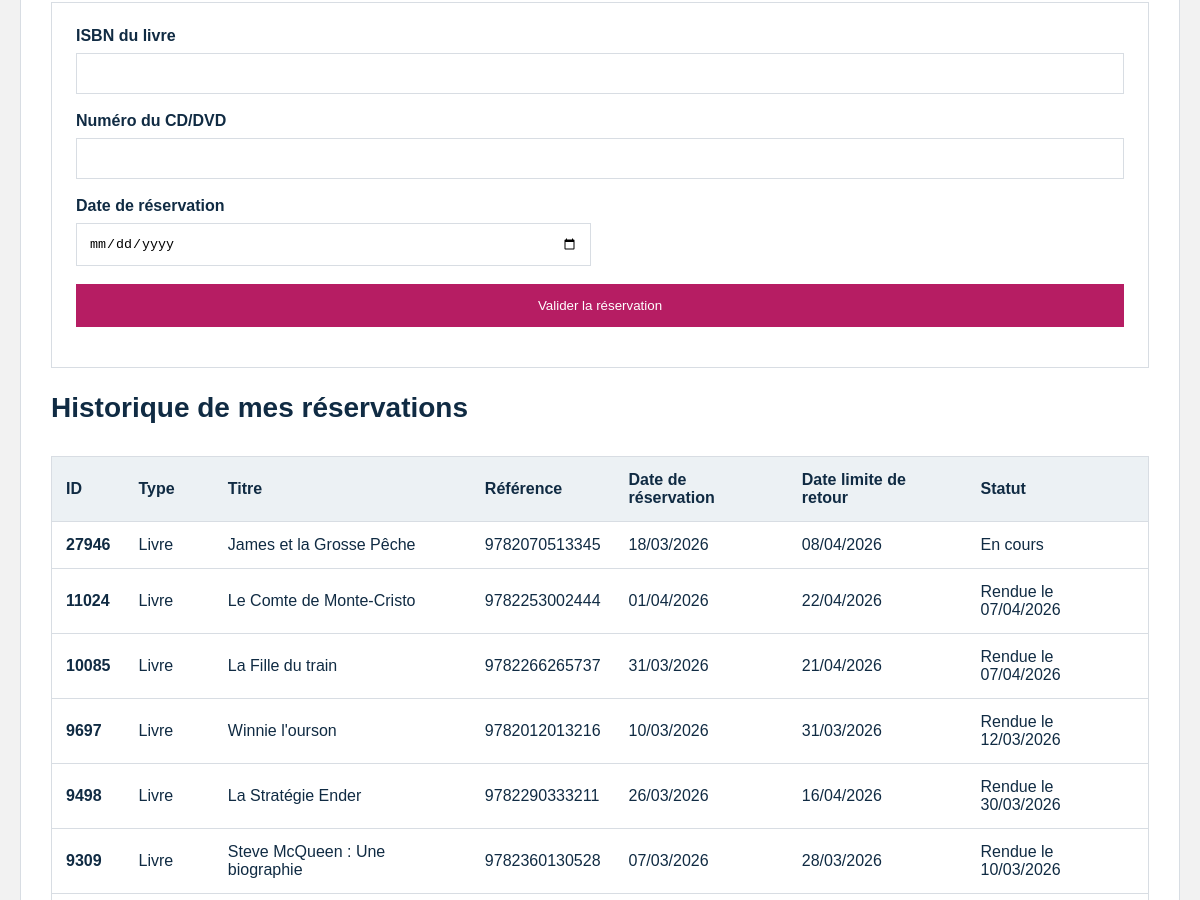
The page /reserver (signed in, middle part) on the database as committed earlier.
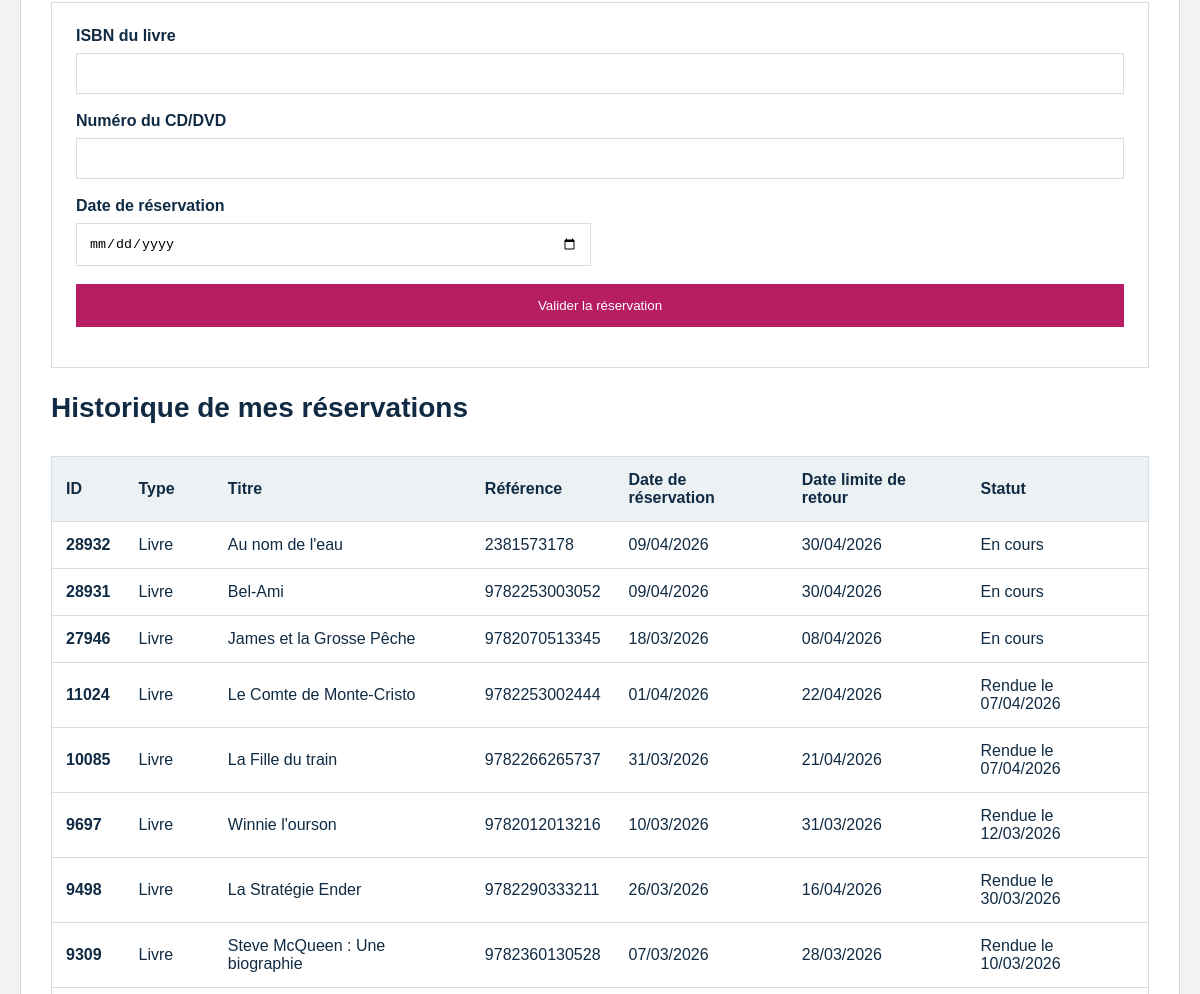
The same page on the database as committed later.
### tables this page shows
CREATE TABLE LIVRE (id_livre INTEGER PRIMARY KEY, nom_livre TEXT, auteur_livre TEXT, maison_edition_livre TEXT, annee_livre NUMERIC, id_categorie NUMERIC REFERENCES CATEGORIE (id_categorie), ISBN_livre NUMERIC, resume TEXT, image TEXT, disponibilité INTEGER, total_exemplaires INTEGER);

### main.py (the view, shortened to what this page needs)
@application.route("/reserver", methods=["GET", "POST"])
def reserver():
    redirection = verifier_connexion()
    if redirection:
        return redirection
    base = bdd()
    message = None
    erreur = None
    utilisateur_id = session["utilisateur"]["id"]
    nom_table_ligne = table_ligne_livre(base)
    def creer_resa():
        reservation_id = prochain_identifiant(base, "RESERVATION", "id_reservation")
        auj = date.today()
        base.execute(
            "INSERT INTO RESERVATION (id_reservation, date_reservation, date_de_retour, id_client, date_limite_retour, date_retour_effective) VALUES (?, ?, NULL, ?, ?, NULL)",
            (reservation_id, date_francaise(auj), utilisateur_id, date_francaise(auj + timedelta(days=21))),
        )
        return reservation_id
    historique = bdd().execute(
        """
        SELECT type_media, id_reservation, nom_media, reference_media, date_reservation, date_limite_retour, date_retour_effective
        FROM VUE_HISTORIQUE_RESERVATIONS
        WHERE id_client = ?
        ORDER BY id_reservation DESC
        """,
        (utilisateur_id,),
    ).fetchall()
    return render_template("reserver.html", message=message, erreur=erreur, historique=historique)

### fonctions.py (called while the page is built)
def bdd(base_path=BASE_DONNEES):
    if "bdd" not in g:
        g.bdd = sqlite3.connect(base_path)
        g.bdd.row_factory = sqlite3.Row
    return g.bdd

def fermer_bdd(_erreur=None):
    connexion = g.pop("bdd", None)
    if connexion:
        connexion.close()

def faire_slug(texte):
    return "-".join(str(texte).strip().lower().split()) # permet de convertir un m eSSage en message

def categories_menu(base_path=BASE_DONNEES):
    try:
        lignes = bdd(base_path).execute(
            "SELECT id_categorie, nom_categorie FROM CATEGORIE ORDER BY id_categorie"
        ).fetchall()
    except Exception:
        return []
    return [
        {
            "id": l["id_categorie"],
            "nom": l["nom_categorie"],
            "categorie_url": faire_slug(l["nom_categorie"]),
        }
        for l in lignes
    ]

def verifier_connexion():
    if "utilisateur" not in session:
        return redirect(url_for("connexion", next=request.path))
    return None

def contexte_global(base_path=BASE_DONNEES):
    return {
        "utilisateur": session.get("utilisateur"),
        "admin_connecte": bool(session.get("admin")),
        "menu_categories": categories_menu(base_path),
    }

### main.py (called while the page is built)
def _identifiant_sql(nom):
    return '"' + str(nom).replace('"', '""') + '"'

def table_ligne_livre(base):
    for candidat in ("ligne_livre", "LIGNE LIVRE"):
        trouvee = base.execute(
            "SELECT name FROM sqlite_master WHERE type='table' AND name=? LIMIT 1",
            (candidat,),
        ).fetchone()
        if trouvee:
            return _identifiant_sql(trouvee["name"])
    return _identifiant_sql("ligne_livre")

@application.teardown_appcontext
def nettoyage_bdd(_erreur):
    fermer_bdd(_erreur)

@application.context_processor
def injecter_contexte():
    return contexte_global(BASE_DONNEES)

### templates/reserver.html (shortened to what this page needs)
﻿{% extends "base.html" %}
{% block content %}
<div class="formulaire">
    <form method="POST" action="{{ url_for('reserver') }}">
        <div class="grille-formulaire">
            <div class="champ-formulaire grand">
                <label for="isbn">ISBN du livre</label>
                <input type="text" id="isbn" name="isbn">
            </div>
            <div class="champ-formulaire grand">
                <label for="numero_cd_dvd">Numéro du CD/DVD</label>
                <input type="number" id="numero_cd_dvd" name="numero_cd_dvd" min="1">
            </div>
            <div class="champ-formulaire">
                <label for="date_reservation">Date de réservation</label>
                <input type="date" id="date_reservation" name="date_reservation">
            </div>
            <div class="champ-formulaire grand">
                <button type="submit">Valider la réservation</button>
            </div>
        </div>
    </form>
</div>
<h2>Historique de mes réservations</h2>
<div class="table-conteneur">
    <table class="tableau-horaires">
        <thead>
            <tr>
                <th>ID</th>
                <th>Type</th>
                <th>Titre</th>
                <th>Référence</th>
                <th>Date de réservation</th>
                <th>Date limite de retour</th>
                <th>Statut</th>
            </tr>
        </thead>
        <tbody>
            {% for r in historique %}
            <tr>
                <td>{{ r["id_reservation"] }}</td>
                <td>{{ r["type_media"] }}</td>
                <td>{{ r["nom_media"] }}</td>
                <td>{{ r["reference_media"] }}</td>
                <td>{{ r["date_reservation"] }}</td>
                <td>{{ r["date_limite_retour"] or "-" }}</td>
                <td>
                    {% if r["date_retour_effective"] %}
                        Rendue le {{ r["date_retour_effective"] }}
                    {% else %}
                        En cours
                    {% endif %}
                </td>
            </tr>
            {% else %}
            <tr>
                <td colspan="7">Aucune réservation pour le moment.</td>
            </tr>
            {% endfor %}
        </tbody>
    </table>
</div>
{% endblock %}

### templates/base.html (shortened to what this page needs)
﻿<!DOCTYPE html>
<html lang="fr">
<head>
    <link rel="stylesheet" href="{{ url_for('static', filename='style.css') }}">
</head>
<body>
<main class="conteneur">
    <section class="bloc-principal">
        {% block content %}{% endblock %}
    </section>
</main>
</body>
</html>

### static/style.css (style rules this page uses)
* { box-sizing:border-box; }
body { margin:0; font-family:Arial, sans-serif; background:var(--fond); color:var(--bleu); }
.conteneur { max-width:1200px; margin:0 auto; padding:28px 20px 40px 20px; }
.bloc-principal { background:var(--blanc); border:1px solid var(--gris-clair); padding:30px; }
.bloc-principal h2 { margin:24px 0 12px 0; font-size:28px; }
.tableau-horaires { width:100%; border-collapse:collapse; background:var(--blanc); border:1px solid var(--gris-clair); margin-top:20px; }
.tableau-horaires th, .tableau-horaires td { padding:14px; border-bottom:1px solid var(--gris-clair); text-align:left; }
.tableau-horaires th { background:#ecf1f4; }
.tableau-horaires td:first-child { font-weight:bold; color:var(--bleu); }
.formulaire { background:var(--blanc); border:1px solid var(--gris-clair); padding:24px; }
.grille-formulaire { display:grid; grid-template-columns:1fr 1fr; gap:18px; }
.champ-formulaire { display:flex; flex-direction:column; gap:8px; }
.champ-formulaire.grand { grid-column:1 / -1; }
.champ-formulaire label { font-weight:bold; }
.formulaire input, .formulaire select, .formulaire textarea { width:100%; padding:12px; border:1px solid var(--gris-clair); }
.formulaire button { padding:14px 20px; border:none; background:var(--rose); color:white; cursor:pointer; }
.table-conteneur { overflow:auto; }

Rows that differ between the two databases and show on the page:
now on this page (row edited): LIVRE: id_reservation "28932", type_media "Livre", nom_media "Au nom de l'eau", reference_media "2381573178", date_reservation "09/04/2026", r "30/04/2026", shows "En cours"
now on this page (row edited): LIVRE: id_reservation "28931", type_media "Livre", nom_media "Bel-Ami", reference_media "9782253003052", date_reservation "09/04/2026", r "30/04/2026", shows "En cours"
